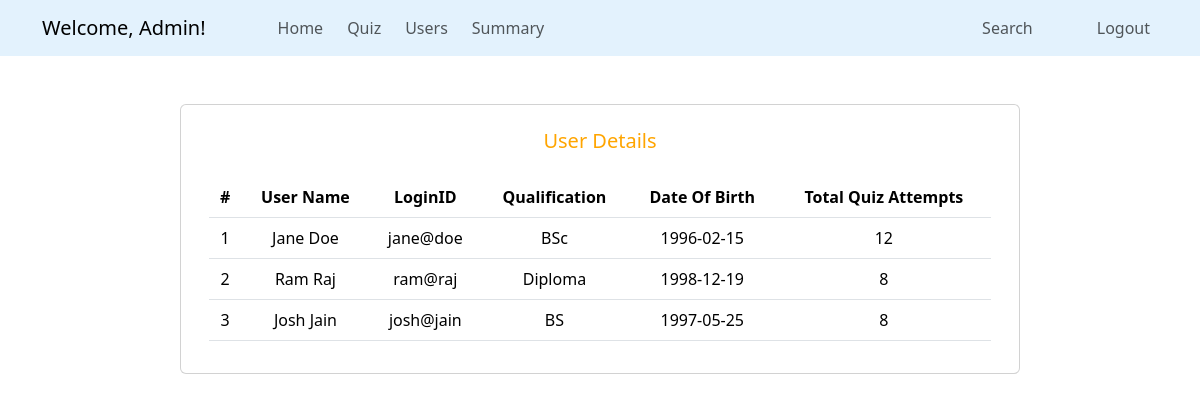
The app's page /admin/users (signed in) with its own data.
### quizapp/models.py (models this page shows, shortened)
class User(db.Model):
    userid = db.Column(db.Integer, primary_key = True)
    username = db.Column(db.String(60), nullable = False, unique = True)
    password = db.Column(db.String(60), nullable = False)
    fullname = db.Column(db.String(60), nullable = False)
    qualification = db.Column(db.String(60), nullable = False)
    dob = db.Column(db.DateTime, nullable = False)
    role = db.Column(db.String(20), nullable = False, default = 'User') # Admin, User
    scores = db.relationship('Scores', backref = 'user', lazy = True)

### quizapp/routes.py (the view)
@app.route('/admin/users')
def view_users():
    if 'admin_id' in session:
        users = User.query.filter(User.role == 'User')
        return render_template('admin/view_users.html', users = users)
    flash('Login to access the page', 'danger')
    return redirect(url_for('admin_login'))

### quizapp/templates/admin/view_users.html
{% extends "admin/base_dashboard.html" %}
{% block section %}
<div class="container card mt-5" style="max-width: 70%;">
    <div class="card-body mt-2" style="color: #2273cf;">
        <div class="card-title text-center mb-3">
            <h5 style="color: orange;">User Details</h5>
        </div>
        <table class="table text-center mt-4">
            <thead>
                <tr>
                    <th>#</th>
                    <th>User Name</th>
                    <th>LoginID</th>
                    <th>Qualification</th>
                    <th>Date Of Birth</th>
                    <th>Total Quiz Attempts</th>
                </tr>
            </thead>
            <tbody>
                {% for user in users%}
                <tr>
                    <td>{{ loop.index }}</td>
                    <td>{{ user.fullname }}</td>
                    <td>{{ user.username }}</td>
                    <td>{{ user.qualification }}</td>
                    <td>{{ user.dob.strftime('%Y-%m-%d') }}</td>
                    <td>{{ user.scores | length }}</td>
                </tr>
                {% else %}
                <tr>
                    <td colspan="7" class="text-center text-muted py-3">No registrations have been completed yet!</td>
                </tr>
                {% endfor %}
            </tbody>
        </table>
    </div>
</div>
{% endblock %}

### records on screen
User: fullname "Jane Doe", username "jane@doe", qualification "BSc", dob "1996-02-15", scores|length "12"
User: fullname "Ram Raj", username "ram@raj", qualification "Diploma", dob "1998-12-19", scores|length "8"
User: fullname "Josh Jain", username "josh@jain", qualification "BS", dob "1997-05-25", scores|length "8"

### other values on screen
{{ session.get('admin_name') }} "Admin"
